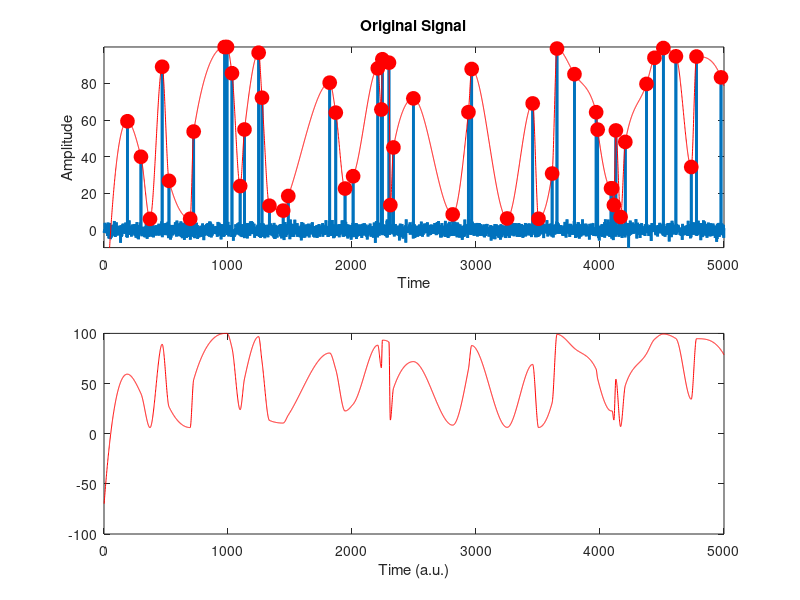
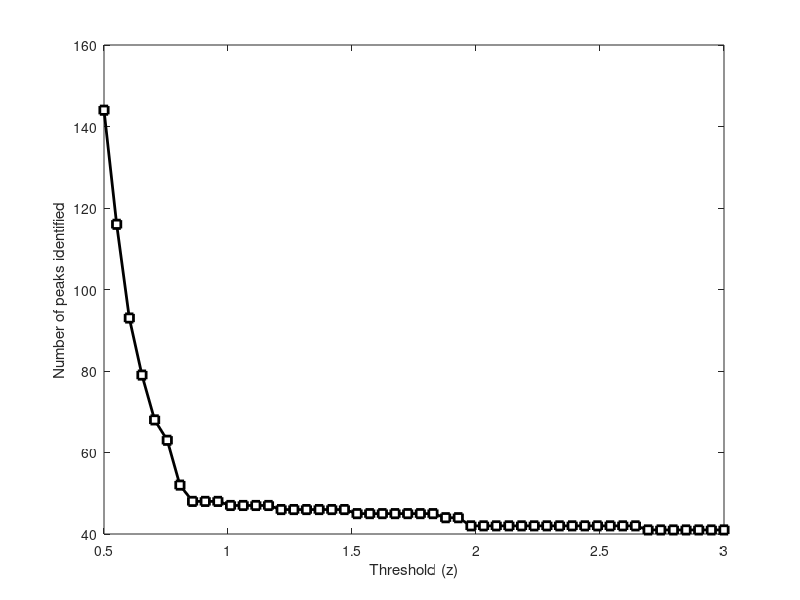

Write MATLAB code to recreate these figures, in order.
%% Time Series Analysis
% Find envelop over peaky, noisy signal
%% Generate a Noisy Signal and Compute Z-scored Signal
% Create peaky, noisy signal
npnts      = 5000; % signal length in points
propSpikes = .01; % proportion of points with spikes
numSpikes  = round(npnts*propSpikes); % actual number of peaks

% Select points for spikes
points2use = randperm(npnts);
points2use = points2use(1:numSpikes);

% Generate random noise and add spikes
signal             = 2*randn(npnts,1);
signal(points2use) = 2+100*rand(numSpikes,1);

% Compute the z-scored signal
zsignal = (signal-mean(signal)) / std(signal);

% Display the original signal
figure(1)
subplot(211)
plot(1:npnts,signal,'linew',2)
xlabel('Time'), ylabel('Amplitude')
title('Original Signal')

% Display the z-scored signal
subplot(212)
plot(1:npnts,zsignal,'s-')
xlabel('Time'), ylabel('Amplitude(z-normalized)')
title('Z-normalized Signal')

% Choose a threshold based on visual inspection
bestThresh = 1;

%% Determine the optimal threshold
% Loop over possible thresholds 
threshs  = linspace(.5,3,50);
numpeaks = zeros(size(threshs));
for i=1:length(threshs)
    % Determine the number of peaks for this threshold
    numpeaks(i) = sum(zsignal>threshs(i));
end

% Plot the number of peaks as a function of the thresholds
figure(2)
plot(threshs,numpeaks,'ks-','linew',2,'markerfacecolor','w')
xlabel('Threshold (z)'), ylabel('Number of peaks identified')

% Find the threshold closest to the known number of peaks
bestThresh = threshs(dsearchn(numpeaks',numSpikes));

%% Envelope Signal
% Use the best threshold to find peaks
peaktimes = find(zsignal > bestThresh);
peakvals  = signal(peaktimes);

% Interpolate across the peaks
interpsig = interp1(peaktimes,peakvals,1:npnts,'pchip','extrap');

% Display the interpolated signal on top of the original signal
figure(1)
subplot(211), hold on
plot(peaktimes,peakvals,'ro','markersize',10,'markerfacecolor','r')
plot(1:npnts,interpsig,'r')
set(gca,'ylim',[min(signal) max(signal)])
zoom on

% Display only the envelope signal
subplot(212)
plot(1:npnts,interpsig,'r')
xlabel('Time (a.u.)')

%% end